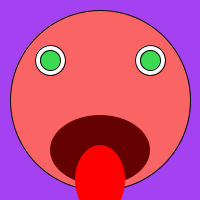
Frame 1 (no input)
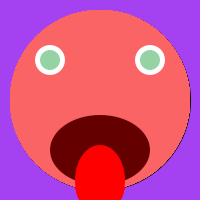
Frame 60 (the mouse pressed at the canvas centre just before this capture)
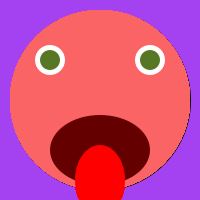
Frame 120 (the mouse held since frame 60 and released just before this capture)

The Processing sketch that drew these frames (run headless with seeded random() and noise(); from frame 60 on, the mouse is pressed at the canvas centre):

// Processing sketch: processing_78073
// ── processing_78073.pde

void setup()
{
  size(200, 200);
  background (random(255),random(255),random(255));
}

void draw()
{
  fill(250, 100, 100);
  ellipse(width/2, height/2, 180, 180);
  fill(255);
  ellipse(50, 60, 30, 30);
  ellipse(150, 60, 30, 30);
  fill(random(255),random(255),random(255));
  ellipse(50, 60, 20, 20);
  ellipse(150, 60, 20,20);
  fill(100,0,0);
  noStroke();
  ellipse(width/2, height/2+50, 100, 70);
  fill(255,0,0);
  ellipse(width/2, height/2+80, 50, 70);
  println("PSYCHO!!!");
}
